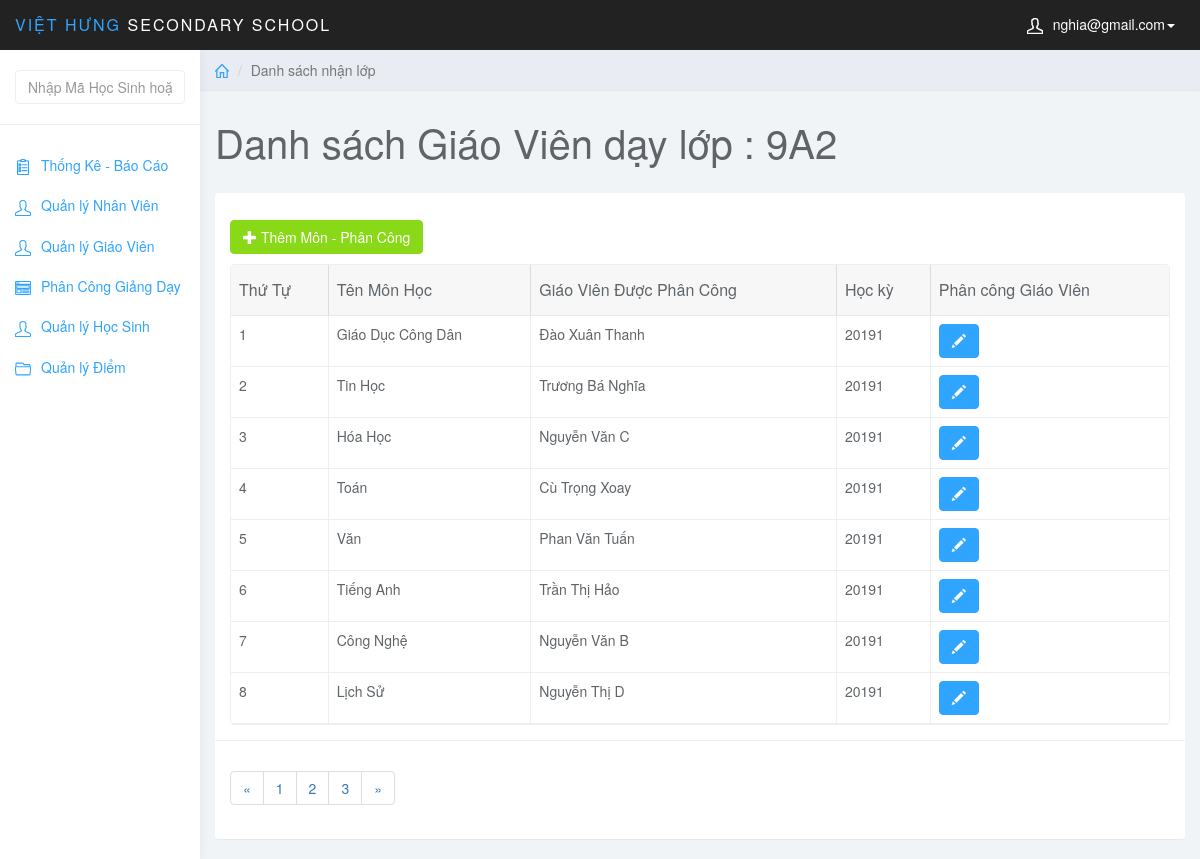
Screenshot of /admin/index.php?page=list_mon&id_class=1 (signed in) with the database file from the repository.
### tables this page shows
CREATE TABLE `lophoc` (
  `MaLopHoc` varchar(10) NOT NULL,
  `Tenlophoc` varchar(20) NOT NULL,
  `KhoiHoc` varchar(10) NOT NULL,
  PRIMARY KEY (`MaLopHoc`)
);

CREATE TABLE `dayhoc` (
  `MaDayHoc` int(5) NOT NULL AUTO_INCREMENT,
  `MaMonHoc` varchar(5) NOT NULL,
  `MaGV` int(6) NOT NULL,
  `MaLopHoc` varchar(10) NOT NULL,
  `MaHocKy` varchar(5) NOT NULL,
  `MoTaPhanCong` varchar(50) NOT NULL,
  PRIMARY KEY (`MaDayHoc`),
  KEY `fk_day_monhoc` (`MaMonHoc`),
  KEY `fk_day_gv` (`MaGV`),
  KEY `fk_day_hocky` (`MaHocKy`),
  KEY `fk_day_lophoc` (`MaLopHoc`),
  CONSTRAINT `fk_day_gv` FOREIGN KEY (`MaGV`) REFERENCES `giaovien` (`MaGV`),
  CONSTRAINT `fk_day_hocky` FOREIGN KEY (`MaHocKy`) REFERENCES `hocky` (`MaHocKy`),
  CONSTRAINT `fk_day_lophoc` FOREIGN KEY (`MaLopHoc`) REFERENCES `lophoc` (`MaLopHoc`),
  CONSTRAINT `fk_day_monhoc` FOREIGN KEY (`MaMonHoc`) REFERENCES `monhoc` (`MaMonHoc`)
);

CREATE TABLE `monhoc` (
  `MaMonHoc` varchar(5) NOT NULL,
  `TenMonHoc` varchar(20) NOT NULL,
  `SoTiet` int(20) NOT NULL,
  `HeSoMonHoc` int(1) NOT NULL,
  PRIMARY KEY (`MaMonHoc`)
);

CREATE TABLE `giaovien` (
  `MaGV` int(6) NOT NULL,
  `MaMonHoc` varchar(5) NOT NULL,
  `TenGV` varchar(50) NOT NULL,
  `DiaChi` varchar(50) NOT NULL,
  `SDT` varchar(11) NOT NULL,
  `gv_mail` varchar(50) NOT NULL,
  `gv_pass` varchar(50) NOT NULL,
  PRIMARY KEY (`MaGV`),
  UNIQUE KEY `SDT` (`SDT`),
  KEY `fk_gv_mh` (`MaMonHoc`),
  CONSTRAINT `fk_gv_mh` FOREIGN KEY (`MaMonHoc`) REFERENCES `monhoc` (`MaMonHoc`)
);

### admin/list_mon.php (the view, shortened to what this page needs)
<?php
    $class_id = $_GET['id_class'];
    $sql_lophoc = "SELECT * FROM dayhoc JOIN monhoc ON dayhoc.MaMonHoc = monhoc.MaMonHoc JOIN giaovien ON dayhoc.MaGV = giaovien.MaGV JOIN lophoc ON dayhoc.MaLopHoc = lophoc.MaLopHoc WHERE dayhoc.MaLopHoc = '$class_id'";
    $query_lophoc = mysqli_query($conn,$sql_lophoc);
    $row_lophoc = mysqli_fetch_assoc($query_lophoc);
?>
<div class="col-sm-9 col-sm-offset-3 col-lg-10 col-lg-offset-2 main">
		<div class="row">
			<ol class="breadcrumb">
				<li><a href="index.php"><svg class="glyph stroked home"><use xlink:href="#stroked-home"></use></svg></a></li>
				<li class="active">Danh sách nhận lớp</li>
			</ol>
		</div>
		<div class="row">
			<div class="col-lg-12">
				<h1 class="page-header">Danh sách Giáo Viên dạy lớp : <?php echo $row_lophoc['Tenlophoc']; ?></h1>
			</div>
		</div>
        <div id="toolbar" class="btn-group">
            <a href="index.php?page=add_mon&id_class=<?php echo $class_id; ?>" class="btn btn-success">
                <i class="glyphicon glyphicon-plus"></i> Thêm Môn - Phân Công
            </a>
        </div>
		<div class="row">
			<div class="col-lg-12">
				<div class="panel panel-default">
					<div class="panel-body">
                        <table
                            data-toolbar="#toolbar"
                            data-toggle="table">
						    <thead>
						    <tr>
                                <th>Thứ Tự</th>
						        <th data-field="id" data-sortable="true">Tên Môn Học</th>
                                <th data-field="name"  data-sortable="true">Giáo Viên Được Phân Công</th>
                                <th>Học kỳ</th>
                                <th data-field="price" data-sortable="true">Phân công Giáo Viên</th>
						    </tr>
                            </thead>
                            <tbody>
                                <?php
                                    $sql_view = "SELECT * FROM dayhoc JOIN monhoc ON dayhoc.MaMonHoc = monhoc.MaMonHoc JOIN giaovien ON dayhoc.MaGV = giaovien.MaGV WHERE dayhoc.MaLopHoc = '$class_id'";
                                    $query_view = mysqli_query($conn,$sql_view);
                                    $i = 1;
                                    while ($row_view = mysqli_fetch_assoc($query_view)) {
                                    ?>
                                        <tr>
                                            <td><?php echo $i++; ?></td>
                                            <td style=""><?php echo $row_view['TenMonHoc'] ?></td>
                                            <td style=""><?php echo $row_view['TenGV'] ?></td>
                                            <td><?php echo $row_view['MaHocKy'] ?></td>
                                            <td class="form-group">
                                                <a href="index.php?page=edit_mon&id_mon=<?php echo $row_view['MaMonHoc']; ?>&id_class=<?php echo $class_id; ?>" class="btn btn-primary"><i class="glyphicon glyphicon-pencil"></i></a>
                                            </td>
                                        </tr>
                                    <?php } ?>
                            </tbody>
						</table>
                    </div>
                    <div class="panel-footer">
                        <nav aria-label="Page navigation example">
                            <ul class="pagination">
                                <li class="page-item"><a class="page-link" href="#">&laquo;</a></li>
                                <li class="page-item"><a class="page-link" href="#">1</a></li>
                                <li class="page-item"><a class="page-link" href="#">2</a></li>
                                <li class="page-item"><a class="page-link" href="#">3</a></li>
                                <li class="page-item"><a class="page-link" href="#">&raquo;</a></li>
                            </ul>
                        </nav>
                    </div>
				</div>
			</div>
		</div>
	</div>

### admin/css/styles.css (style rules this page uses)
body { background: #f1f4f7; padding-top: 50px; color: #5f6468; }
a, a:hover, a:focus { color: #30a5ff; }
h1, h2, h3, h4, h5, h6 { color: #5f6468; }
h1 { font-weight: 300; font-size: 40px; }
.btn-primary, .btn-primary:hover, .btn-primary:focus, .btn-primary:active, .btn-primary.active, .open > .dropdown-toggle.btn-primary, .btn-primary.disabled, .btn-primary[disabled], fieldset[disabled] .btn-primary, .btn-primary.disabled:hover, .btn-primary[disabled]:hover, fieldset[disabled] .btn-primary:hover, .btn-primary.disabled:focus, .btn-primary[disabled]:focus, fieldset[disabled] .btn-primary:focus, .btn-primary.disabled:active, .btn-primary[disabled]:active, fieldset[disabled] .btn-primary:active, .btn-primary.disabled.active, .btn-primary[disabled].active, fieldset[disabled] .btn-primary.active { background-color: #30a5ff; border-color: #30a5ff; }
.btn-success, .btn-success:hover, .btn-success:focus, .btn-success:active, .btn-success.active, .open > .dropdown-toggle.btn-success, .btn-success.disabled, .btn-success[disabled], fieldset[disabled] .btn-success, .btn-success.disabled:hover, .btn-success[disabled]:hover, fieldset[disabled] .btn-success:hover, .btn-success.disabled:focus, .btn-success[disabled]:focus, fieldset[disabled] .btn-success:focus, .btn-success.disabled:active, .btn-success[disabled]:active, fieldset[disabled] .btn-success:active, .btn-success.disabled.active, .btn-success[disabled].active, fieldset[disabled] .btn-success.active { background-color: #8ad919; border-color: #8ad919; }
.panel { border: 0; }
.panel-footer { background: #fff; border-top: 1px solid #eee; }
.breadcrumb { border-radius: 0; padding: 10px 15px; background: #e9ecf2; box-shadow: 0 1px 1px rgba(0, 0, 0, .05); margin: 0 ; }
h1.page-header { margin-top: 30px; border-bottom: 0; }
.table { background: #fff; }
.breadcrumb .glyph { height: 14px; width: 14px; margin: -2px 0 0 0; stroke-width: 4px; }

### rows the page displays
lophoc: Tenlophoc "9A2"
dayhoc: MaMonHoc.TenMonHoc "Giáo Dục Công Dân", MaGV.TenGV "Đào Xuân Thanh", MaHocKy "20191"
dayhoc: MaMonHoc.TenMonHoc "Tin Học", MaGV.TenGV "Trương Bá Nghĩa", MaHocKy "20191"
dayhoc: MaMonHoc.TenMonHoc "Hóa Học", MaGV.TenGV "Nguyễn Văn C", MaHocKy "20191"
dayhoc: MaMonHoc.TenMonHoc "Toán", MaGV.TenGV "Cù Trọng Xoay", MaHocKy "20191"
dayhoc: MaMonHoc.TenMonHoc "Văn", MaGV.TenGV "Phan Văn Tuấn", MaHocKy "20191"
dayhoc: MaMonHoc.TenMonHoc "Tiếng Anh", MaGV.TenGV "Trần Thị Hảo", MaHocKy "20191"
dayhoc: MaMonHoc.TenMonHoc "Công Nghệ", MaGV.TenGV "Nguyễn Văn B", MaHocKy "20191"
dayhoc: MaMonHoc.TenMonHoc "Lịch Sử", MaGV.TenGV "Nguyễn Thị D", MaHocKy "20191"

### other values shown
$_SESSION['mail_user'] "nghia@gmail.com"
